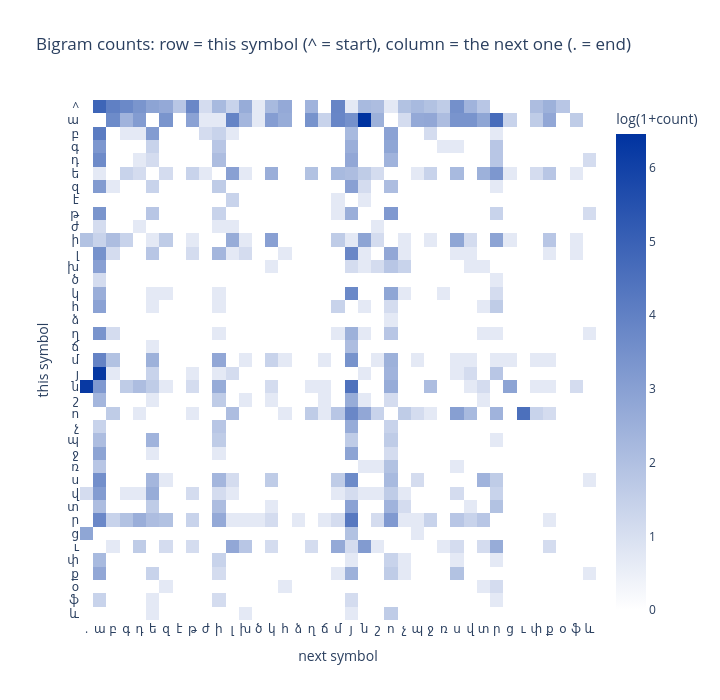

Notebook cell for this chart:
### Code cell
fig = go.Figure(go.Heatmap(
    z=np.log1p(counts[before]), x=[itos[j] for j in range(V_out)], y=[itos[i] for i in before],
    customdata=counts[before].astype(int).tolist(),   # plain list: plotly's packed format breaks the hover
    colorscale=[[0, "white"], [1, BLUE]], colorbar=dict(title="log(1+count)"),
    hovertemplate="%{y} -> %{x}: %{customdata:.0f} times<extra></extra>"))
fig.update_layout(title="Bigram counts: row = this symbol (^ = start), column = the next one (. = end)",
                  xaxis=dict(title="next symbol", dtick=1),
                  yaxis=dict(title="this symbol", dtick=1, autorange="reversed"),
                  width=720, height=700, template="plotly_white")
fig.show()

### Figure 1 — Plotly figure (JSON) as saved in the notebook; plotly's stock layout.template omitted (floating-point values rounded to 4 significant figures; data arrays with more than 128 entries replaced by an {"elided": "..."} marker saying what was removed)
{"data": [{"colorbar": {"title": {"text": "log(1+count)"}}, "colorscale": [[0, "white"], [1, "#0033A0"]], "customdata": {"elided": "39x39 int values"}, "hovertemplate": "%{y} -> %{x}: %{customdata:.0f} times<extra></extra>", "type": "heatmap", "x": [".", "ա", "բ", "գ", "դ", "ե", "զ", "է", "թ", "ժ", "ի", "լ", "խ", "ծ", "կ", "հ", "ձ", "ղ", "ճ", "մ", "յ", "ն", "շ", "ո", "չ", "պ", "ջ", "ռ", "ս", "վ", "տ", "ր", "ց", "ւ", "փ", "ք", "օ", "ֆ", "և"], "y": ["^", "ա", "բ", "գ", "դ", "ե", "զ", "է", "թ", "ժ", "ի", "լ", "խ", "ծ", "կ", "հ", "ձ", "ղ", "ճ", "մ", "յ", "ն", "շ", "ո", "չ", "պ", "ջ", "ռ", "ս", "վ", "տ", "ր", "ց", "ւ", "փ", "ք", "օ", "ֆ", "և"], "z": {"elided": "39x39 float values"}}], "layout": {"height": 700, "title": {"text": "Bigram counts: row = this symbol (^ = start), column = the next one (. = end)"}, "width": 720, "xaxis": {"dtick": 1, "title": {"text": "next symbol"}}, "yaxis": {"autorange": "reversed", "dtick": 1, "title": {"text": "this symbol"}}}}
